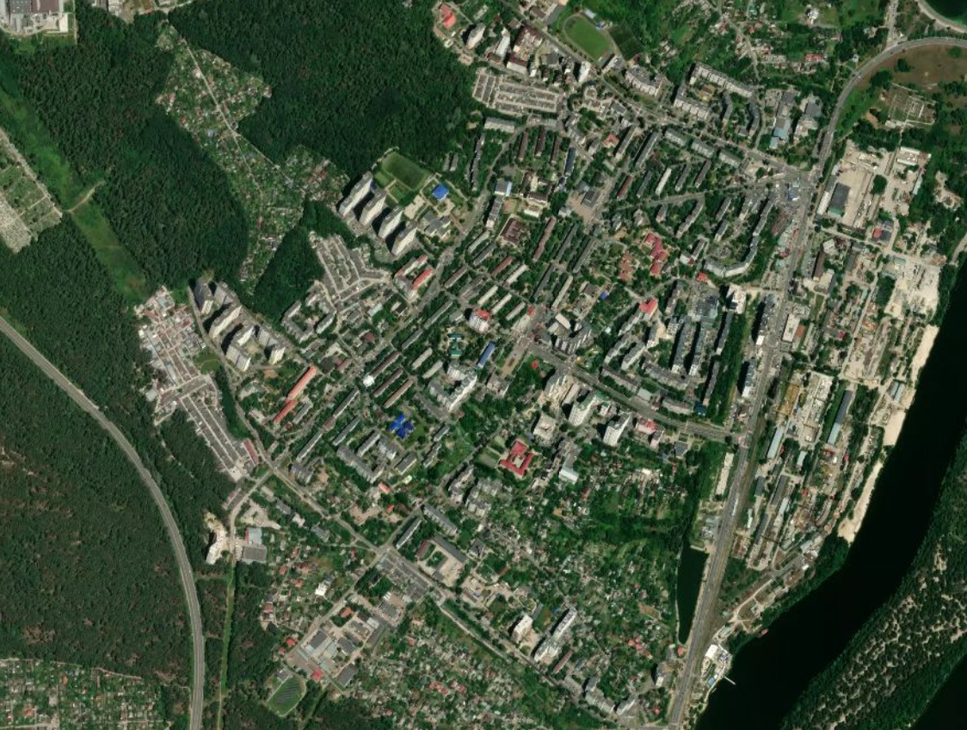
#> input picture vision/lab4_arc/images/6.png, 967 x 730 px, shrunk from 1124 x 848 before the run
$ python -i processing.py   (imports and definitions only)   (older library calls are emulated)
#> lines starting #> are read from the running program, lines starting #| are printed output that depends on the picture
import cv2
import numpy as np


GRAYSCALE = "Grayscale"
HSV_VALUE = "HSV · Value (V)"
HSV_SATURATION = "HSV · Saturation (S)"
MATCHING_CHANNELS = (GRAYSCALE, HSV_VALUE, HSV_SATURATION)


# [5 lines left out: function image_to_grey, not called in this run]


def negative_image(image_grey):
    return 255 - image_grey


# [59 lines left out: functions brightness_manip, contrast_manip, blur_image, preprocess_image, not called in this run]


def apply_gabor(image):
    if image.ndim == 3:
        gray = cv2.cvtColor(
            image,
            cv2.COLOR_RGB2GRAY
        )
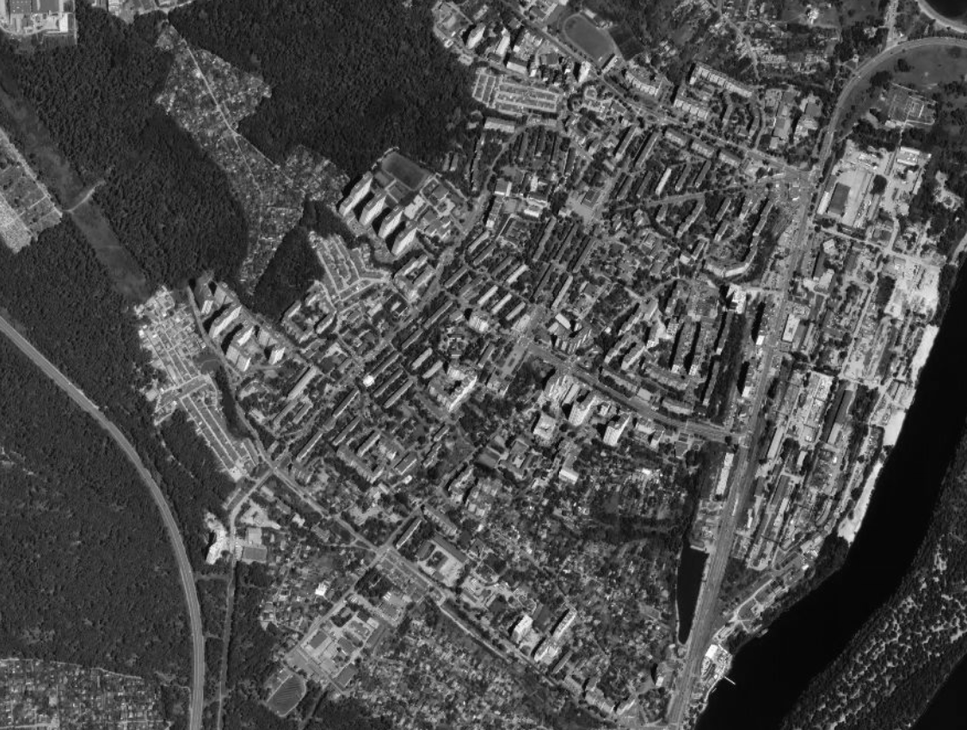
#> gray: shape (730, 967); min 0, max 254, mean 77.1
    else:
        gray = image

    kernel = cv2.getGaborKernel(
        (21, 21),
        5,
        0,
        10,
        0.5,
        0
    )

    result = cv2.filter2D(
        gray,
        cv2.CV_32F,
        kernel
    )
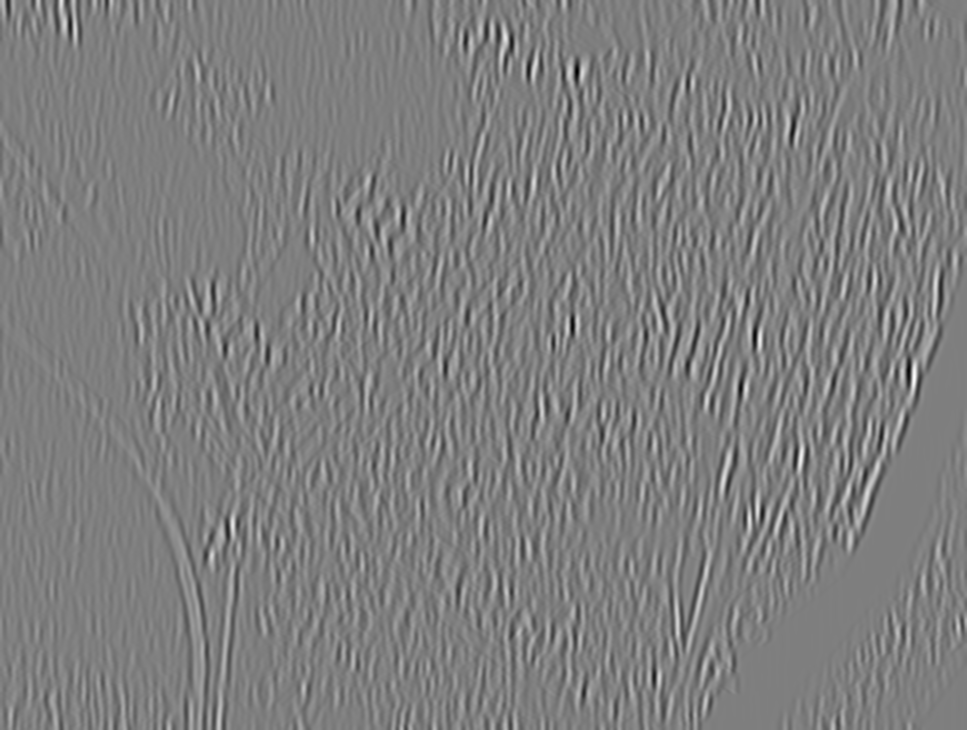
#> result: shape (730, 967) float32; min -5602.5, max 5656.3, mean -6.2; drawn with min black and max white

    result = np.abs(result)
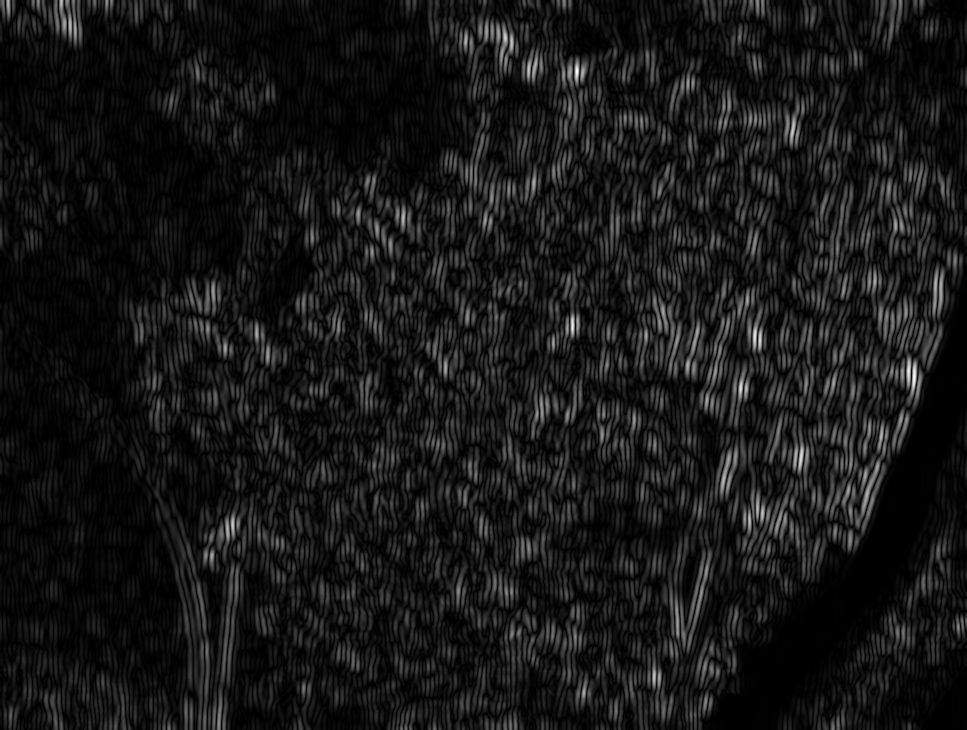
#> result: shape (730, 967) float32; min 0.000557, max 5656.3, mean 520.3; drawn with min black and max white

    result = cv2.normalize(
        result,
        None,
        0,
        255,
        cv2.NORM_MINMAX
    )

    return result.astype(np.uint8)


# [24 lines left out: functions correct_lightness, prepare_comparison_channel, not called in this run]

>>> import cv2
>>> picture = cv2.cvtColor(cv2.imread('../images/6.png'), cv2.COLOR_BGR2RGB)
>>> result = apply_gabor(picture)

$ run again, on vision/lab4_arc/images/7.png
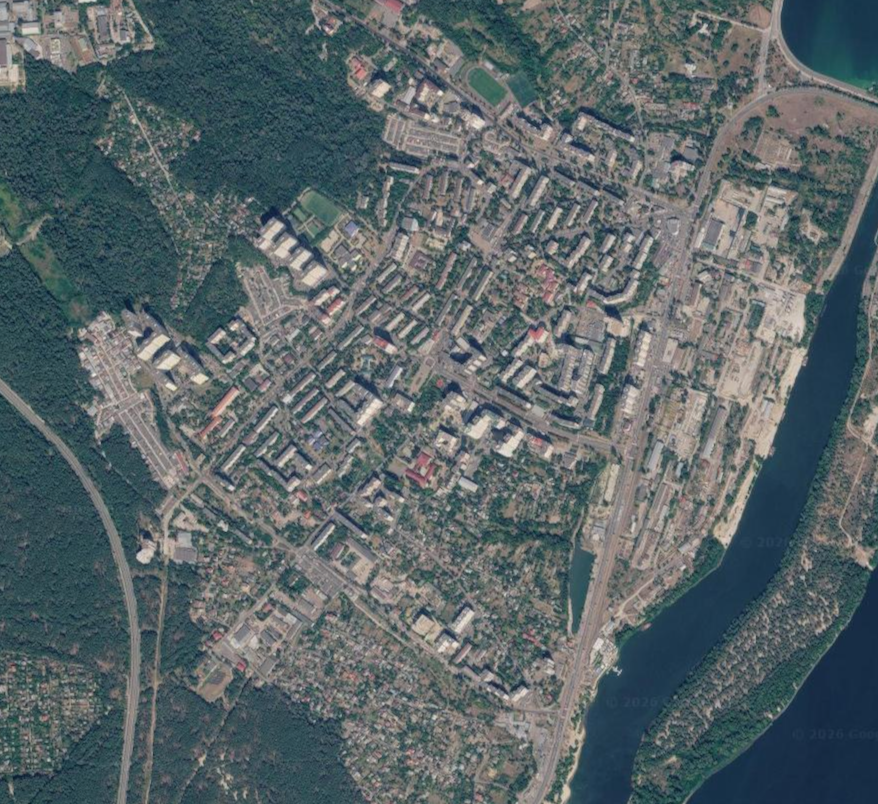
#> input picture vision/lab4_arc/images/7.png, 878 x 804 px
#> in apply_gabor, `result = cv2.filter2D( gray, cv2.CV_32F, kernel )`:
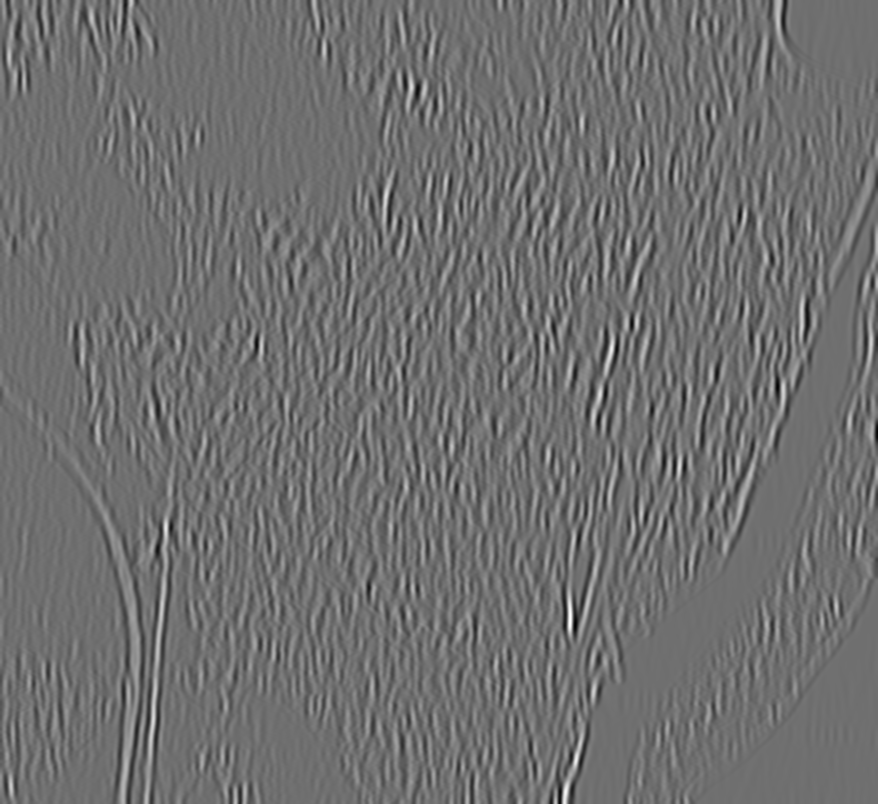
#> result: shape (804, 878) float32; min -3142, max 4018.5, mean -8; drawn with min black and max white
#> in apply_gabor, `result = np.abs(result)`:
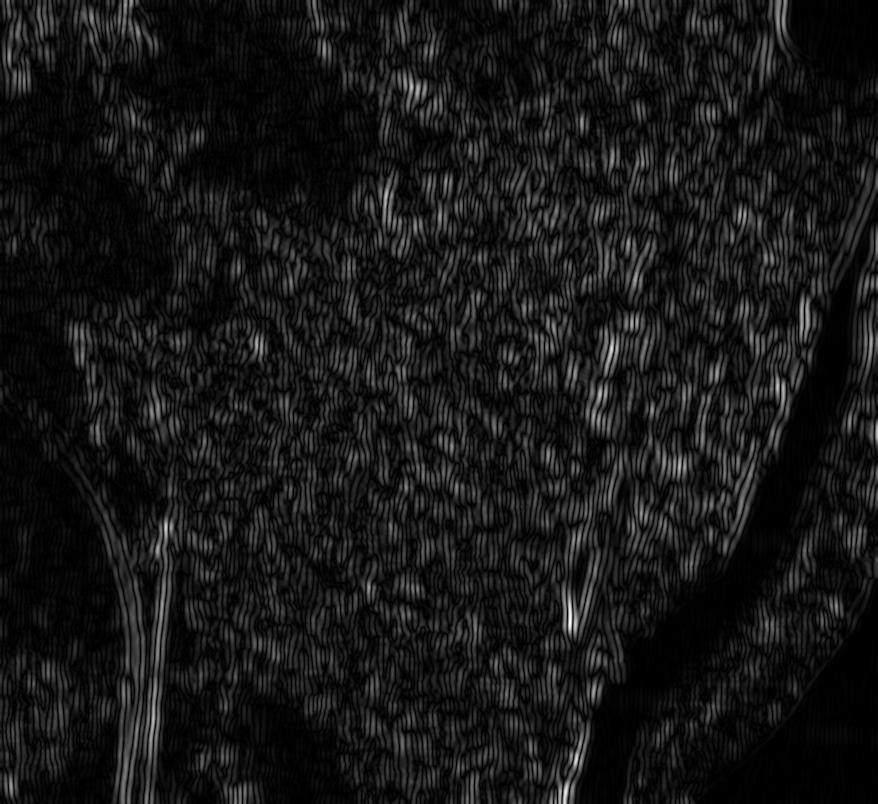
#> result: shape (804, 878) float32; min 0.000412, max 4018.5, mean 365.1; drawn with min black and max white
